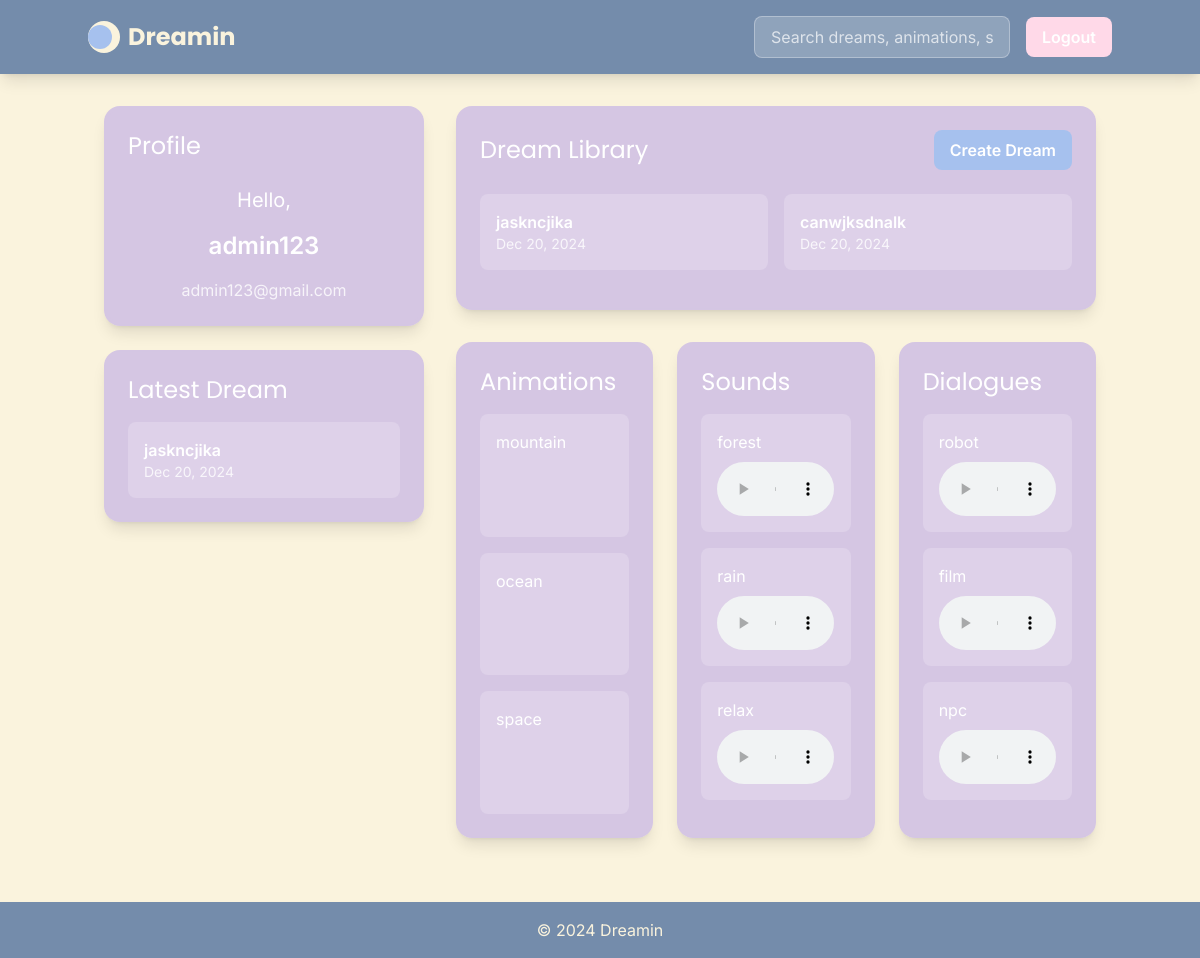
/home/ (signed in), run on an earlier commit of the app's database.
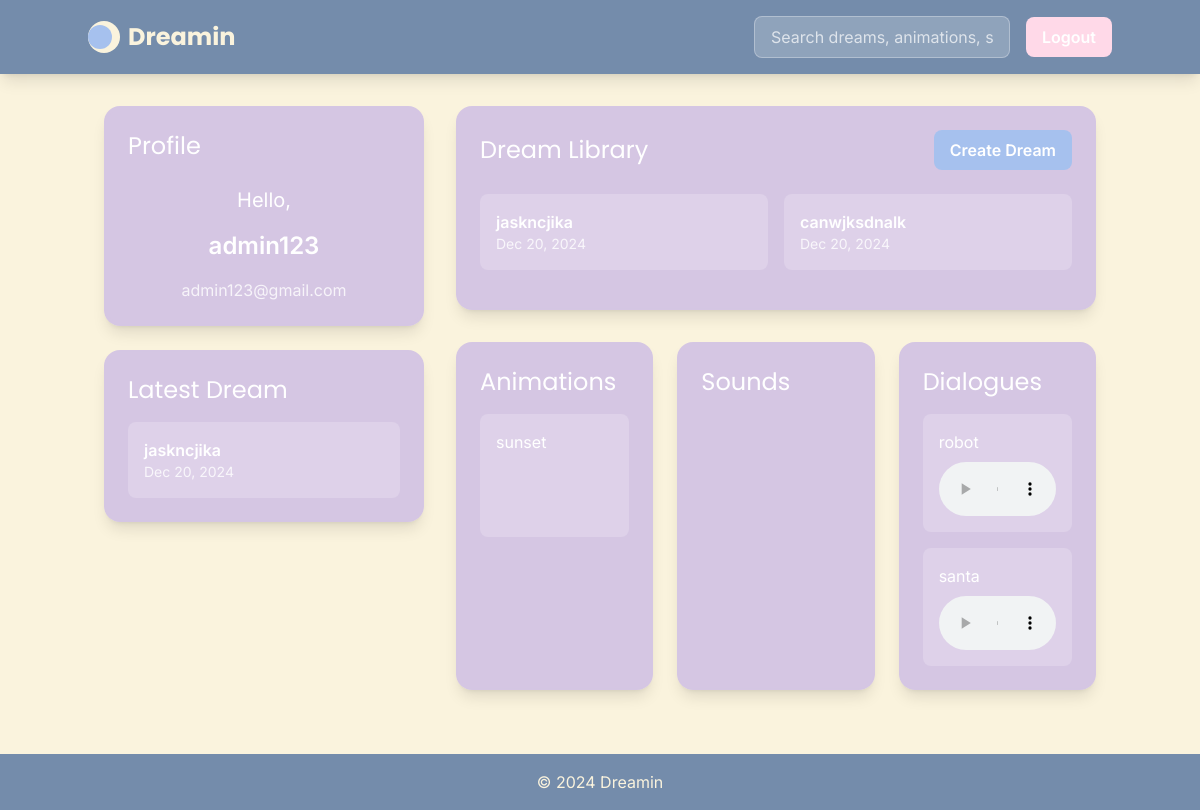
And on a later commit of the database.
### main/models.py (models this page shows, shortened)
class Dream(models.Model):
    user = models.ForeignKey(
        User,
        on_delete=models.CASCADE,
        related_name='dreams',
    )
    title = models.CharField(max_length=255)
    description = models.TextField()
    created_at = models.DateTimeField(auto_now_add=True)
    animations = models.ManyToManyField(DreamAnimation, blank=True)
    sounds = models.ManyToManyField(DreamSound, blank=True)
    dialogues = models.ManyToManyField(Dialogue, blank=True)
    preview_video = models.FileField(upload_to='dream_previews/', null=True, blank=True)

class DreamAnimation(models.Model):
    name = models.CharField(max_length=100)
    file = models.FileField(
        upload_to='animations',
        validators=[validate_file_size, validate_file_extension],
        null=True,
        blank=True
    )
    created_at = models.DateTimeField(auto_now_add=True)
    def get_file_url(self):
        if self.file:
            return self.file.url if hasattr(self.file, 'url') else ''
        return ''

class DreamSound(models.Model):
    name = models.CharField(max_length=100)
    file = models.FileField(
        upload_to='sounds',
        null=True,
        blank=True
    )
    created_at = models.DateTimeField(auto_now_add=True)
    def get_file_url(self):
        if self.file:
            return self.file.url if hasattr(self.file, 'url') else ''
        return ''

class Dialogue(models.Model):
    name = models.CharField(max_length=100)
    file = models.FileField(upload_to='dialogues', null=True, blank=True)
    created_at = models.DateTimeField(auto_now_add=True)
    def get_file_url(self):
        if self.file:
            return self.file.url if hasattr(self.file, 'url') else ''
        return ''

### main/views.py (the view)
# urls.py: path("home/", views.home_view, name="home"),
@login_required
def home_view(request):
    search_query = request.GET.get('search', '')
    try:
        user_dreams = Dream.objects.filter(user=request.user).order_by('-created_at')
        all_dreams = Dream.objects.all().order_by('-created_at')
        animations = DreamAnimation.objects.filter(file__isnull=False)
        sounds = DreamSound.objects.filter(file__isnull=False)
        dialogues = Dialogue.objects.filter(file__isnull=False)
        if search_query:
            user_dreams = user_dreams.filter(title__icontains=search_query)
            all_dreams = all_dreams.filter(title__icontains=search_query)
            animations = animations.filter(name__icontains=search_query)
            sounds = sounds.filter(name__icontains=search_query)
            dialogues = dialogues.filter(name__icontains=search_query)
        else:
            animations = animations.order_by('?')
            sounds = sounds.order_by('?')
            dialogues = dialogues.order_by('?')
    except Exception as e:
        user_dreams = []
        all_dreams = []
        animations = []
        sounds = []
        dialogues = []
    context = {
        'user_dreams': user_dreams,
        'all_dreams': all_dreams,
        'animations': animations[:3] if animations else [],
        'sounds': sounds[:3] if sounds else [],
        'dialogues': dialogues[:3] if dialogues else [],
        'latest_dream': Dream.objects.filter(user=request.user).order_by('-created_at').first(),
        'search_query': search_query,
    }
    return render(request, "home.html", context)

### main/templates/home.html (shortened to what this page needs)
<!DOCTYPE html>
<html lang="en">
<head>
    <script src="https://cdn.tailwindcss.com"></script>
</head>
<body class="min-h-screen bg-warmcream font-inter flex flex-col">
    <header class="bg-slateblueSoft py-4 px-6 shadow-lg">
        <div class="container mx-auto flex justify-between items-center">
            <a href="{% url 'home' %}" class="flex items-center space-x-2">
                <div class="w-8 h-8 bg-warmcream rounded-full flex items-center justify-center">
                    <div class="w-6 h-6 bg-periwinkle rounded-full transform -translate-x-1"></div>
                </div>
                <span class="text-2xl font-bold text-warmcream font-poppins">Dreamin</span>
            </a>
            <div class="flex items-center space-x-4">
                <form class="relative" action="{% url 'home' %}" method="GET">
                    <input type="text"
                           name="search"
                           placeholder="Search dreams, animations, sounds..."
                           value="{{ search_query }}"
                           class="bg-white/20 border border-white/30 text-white placeholder-white/70 rounded-lg py-2 px-4 w-64">
                </form>
                <a href="{% url 'logout' %}" class="bg-softpink hover:bg-softpink/80 text-white font-semibold py-2 px-4 rounded-lg transition-colors">
                    Logout
                </a>
            </div>
        </div>
    </header>
    <main class="container mx-auto px-4 py-8 flex-grow">
        <div class="flex gap-8">
            <div class="w-80 flex-shrink-0 space-y-6">
                <div class="bg-lavender/70 rounded-2xl p-6 shadow-lg backdrop-blur-sm">
                    <h2 class="text-2xl font-poppins text-white mb-6">Profile</h2>
                    <div class="space-y-4 text-center">
                        <h3 class="text-xl text-white">Hello,</h3>
                        <p class="text-2xl font-semibold text-white">{{ user.username }}</p>
                        <p class="text-white/80">{{ user.email }}</p>
                    </div>
                </div>
                {% if latest_dream %}
                <div class="bg-lavender/70 rounded-2xl p-6 shadow-lg backdrop-blur-sm">
                    <h2 class="text-2xl font-poppins text-white mb-4">Latest Dream</h2>
                    <div class="bg-white/20 rounded-lg p-4">
                        <h3 class="text-white font-semibold">{{ latest_dream.title }}</h3>
                        <p class="text-white/80 text-sm">{{ latest_dream.created_at|date:"M d, Y" }}</p>
                    </div>
                </div>
                {% endif %}
            </div>
            <div class="flex-grow space-y-8">
                <div class="bg-lavender/70 rounded-2xl p-6 shadow-lg backdrop-blur-sm">
                    <div class="flex justify-between items-center mb-6">
                        <h2 class="text-2xl font-poppins text-white">Dream Library</h2>
                        <a href="{% url 'create_dream' %}" class="bg-periwinkle hover:bg-periwinkle/80 text-white font-semibold py-2 px-4 rounded-lg transition-colors">
                            Create Dream
                        </a>
                    </div>
                    <div class="max-h-[400px] overflow-y-auto scrollbar-hide">
                        <div class="grid grid-cols-2 gap-4 pb-4">
                            {% for dream in user_dreams %}
                            <a href="{% url 'dream_playback' dream.id %}" class="bg-white/20 rounded-lg p-4 hover:bg-white/30 transition-colors">
                                <h3 class="text-white font-semibold">{{ dream.title }}</h3>
                                <p class="text-white/80 text-sm">{{ dream.created_at|date:"M d, Y" }}</p>
                            </a>
                            {% endfor %}
                        </div>
                    </div>
                </div>
                <div class="grid grid-cols-3 gap-6">
                    <div class="bg-lavender/70 rounded-2xl p-6 shadow-lg backdrop-blur-sm">
                        <h2 class="text-2xl font-poppins text-white mb-4">Animations</h2>
                        <div class="space-y-4 max-h-[400px] overflow-y-auto scrollbar-hide">
                            {% for animation in animations %}
                            <div class="bg-white/20 rounded-lg p-4">
                                <p class="text-white mb-2">{{ animation.name }}</p>
                                {% if animation.get_file_url %}
                                <video class="w-full rounded cursor-pointer" src="{{ animation.get_file_url }}"
                                       onclick="openPreview(this.src, 'video')" preload="metadata">
                                </video>
                                {% endif %}
                            </div>
                            {% endfor %}
                        </div>
                    </div>
                    <div class="bg-lavender/70 rounded-2xl p-6 shadow-lg backdrop-blur-sm">
                        <h2 class="text-2xl font-poppins text-white mb-4">Sounds</h2>
                        <div class="space-y-4 max-h-[400px] overflow-y-auto scrollbar-hide">
                            {% for sound in sounds %}
                            <div class="bg-white/20 rounded-lg p-4">
                                <p class="text-white">{{ sound.name }}</p>
                                {% if sound.get_file_url %}
                                <audio controls class="w-full mt-2">
                                    <source src="{{ sound.get_file_url }}" type="audio/mpeg">
                                </audio>
                                {% else %}
                                <p class="text-white/70">No audio file available</p>
                                {% endif %}
                            </div>
                            {% endfor %}
                        </div>
                    </div>
                    <div class="bg-lavender/70 rounded-2xl p-6 shadow-lg backdrop-blur-sm">
                        <h2 class="text-2xl font-poppins text-white mb-4">Dialogues</h2>
                        <div class="space-y-4 max-h-[400px] overflow-y-auto scrollbar-hide">
                            {% for dialogue in dialogues %}
                            <div class="bg-white/20 rounded-lg p-4">
                                <p class="text-white">{{ dialogue.name }}</p>
                                {% if dialogue.get_file_url %}
                                <audio controls class="w-full mt-2">
                                    <source src="{{ dialogue.get_file_url }}" type="audio/mpeg">
                                </audio>
                                {% else %}
                                <p class="text-white/70">No audio file available</p>
                                {% endif %}
                            </div>
                            {% endfor %}
                        </div>
                    </div>
                </div>
            </div>
        </div>
    </main>
    <footer class="bg-slateblueSoft py-4 px-6 mt-8">
        <div class="container mx-auto text-center text-warmcream">
            &copy; 2024 Dreamin
        </div>
    </footer>
</body>
</html>

### main/templates/home.html (style rules this page uses)
.scrollbar-hide { -ms-overflow-style: none; scrollbar-width: none; }

What changed in the data, as far as the page shows it:
removed DreamAnimation: name "mountain"
removed DreamAnimation: name "ocean"
removed DreamAnimation: name "space"
removed DreamSound: name "forest"
removed DreamSound: name "rain"
removed DreamSound: name "relax"
removed Dialogue: name "film"
removed Dialogue: name "npc"
added DreamAnimation: name "sunset"
added Dialogue: name "santa"
